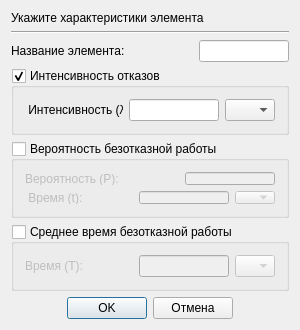
<?xml version="1.0" encoding="UTF-8"?>
<ui version="4.0">
 <class>SetElementSettingsView</class>
 <widget class="QDialog" name="SetElementSettingsView">
  <property name="windowModality">
   <enum>Qt::ApplicationModal</enum>
  </property>
  <property name="geometry">
   <rect>
    <x>0</x>
    <y>0</y>
    <width>300</width>
    <height>330</height>
   </rect>
  </property>
  <property name="minimumSize">
   <size>
    <width>300</width>
    <height>330</height>
   </size>
  </property>
  <property name="maximumSize">
   <size>
    <width>300</width>
    <height>330</height>
   </size>
  </property>
  <property name="windowTitle">
   <string>Создание элемента</string>
  </property>
  <property name="sizeGripEnabled">
   <bool>false</bool>
  </property>
  <property name="modal">
   <bool>true</bool>
  </property>
  <layout class="QVBoxLayout" name="verticalLayout_3">
   <item>
    <widget class="QLabel" name="label">
     <property name="text">
      <string>Укажите характеристики элемента</string>
     </property>
    </widget>
   </item>
   <item>
    <widget class="Line" name="line">
     <property name="orientation">
      <enum>Qt::Horizontal</enum>
     </property>
    </widget>
   </item>
   <item>
    <layout class="QHBoxLayout" name="horizontalLayout_4">
     <item>
      <widget class="QLabel" name="label_3">
       <property name="text">
        <string>Название элемента:</string>
       </property>
      </widget>
     </item>
     <item>
      <widget class="QLineEdit" name="elem_title_edit">
       <property name="minimumSize">
        <size>
         <width>90</width>
         <height>0</height>
        </size>
       </property>
       <property name="maximumSize">
        <size>
         <width>90</width>
         <height>16777215</height>
        </size>
       </property>
      </widget>
     </item>
    </layout>
   </item>
   <item>
    <widget class="QGroupBox" name="groupBox2">
     <property name="title">
      <string>Интенсивность отказов</string>
     </property>
     <property name="flat">
      <bool>true</bool>
     </property>
     <property name="checkable">
      <bool>true</bool>
     </property>
     <property name="checked">
      <bool>true</bool>
     </property>
     <layout class="QVBoxLayout" name="verticalLayout">
      <item>
       <layout class="QHBoxLayout" name="horizontalLayout_6">
        <item>
         <widget class="QLabel" name="label_2">
          <property name="maximumSize">
           <size>
            <width>130</width>
            <height>16777215</height>
           </size>
          </property>
          <property name="text">
           <string> Интенсивность (λ):</string>
          </property>
         </widget>
        </item>
        <item>
         <spacer name="horizontalSpacer_3">
          <property name="orientation">
           <enum>Qt::Horizontal</enum>
          </property>
          <property name="sizeHint" stdset="0">
           <size>
            <width>40</width>
            <height>20</height>
           </size>
          </property>
         </spacer>
        </item>
        <item>
         <widget class="QLineEdit" name="intensity_edit">
          <property name="minimumSize">
           <size>
            <width>90</width>
            <height>0</height>
           </size>
          </property>
          <property name="maximumSize">
           <size>
            <width>90</width>
            <height>16777215</height>
           </size>
          </property>
         </widget>
        </item>
        <item>
         <widget class="QComboBox" name="comboBox_2">
          <property name="minimumSize">
           <size>
            <width>50</width>
            <height>0</height>
           </size>
          </property>
          <property name="maximumSize">
           <size>
            <width>50</width>
            <height>16777215</height>
           </size>
          </property>
         </widget>
        </item>
       </layout>
      </item>
     </layout>
    </widget>
   </item>
   <item>
    <widget class="QGroupBox" name="groupBox">
     <property name="title">
      <string>Вероятность безотказной работы</string>
     </property>
     <property name="flat">
      <bool>true</bool>
     </property>
     <property name="checkable">
      <bool>true</bool>
     </property>
     <property name="checked">
      <bool>false</bool>
     </property>
     <layout class="QVBoxLayout" name="verticalLayout_2">
      <item>
       <layout class="QHBoxLayout" name="horizontalLayout_3">
        <item>
         <widget class="QLabel" name="label_4">
          <property name="text">
           <string>Вероятность (P): </string>
          </property>
         </widget>
        </item>
        <item>
         <spacer name="horizontalSpacer_4">
          <property name="orientation">
           <enum>Qt::Horizontal</enum>
          </property>
          <property name="sizeHint" stdset="0">
           <size>
            <width>40</width>
            <height>20</height>
           </size>
          </property>
         </spacer>
        </item>
        <item>
         <widget class="QLineEdit" name="reliability_edit">
          <property name="minimumSize">
           <size>
            <width>90</width>
            <height>0</height>
           </size>
          </property>
          <property name="maximumSize">
           <size>
            <width>90</width>
            <height>16777215</height>
           </size>
          </property>
         </widget>
        </item>
       </layout>
      </item>
      <item>
       <layout class="QHBoxLayout" name="horizontalLayout">
        <item>
         <widget class="QLabel" name="label_5">
          <property name="maximumSize">
           <size>
            <width>130</width>
            <height>16777215</height>
           </size>
          </property>
          <property name="text">
           <string> Время (t):</string>
          </property>
         </widget>
        </item>
        <item>
         <widget class="QLineEdit" name="time_edit">
          <property name="minimumSize">
           <size>
            <width>90</width>
            <height>0</height>
           </size>
          </property>
          <property name="maximumSize">
           <size>
            <width>90</width>
            <height>16777215</height>
           </size>
          </property>
         </widget>
        </item>
        <item>
         <widget class="QComboBox" name="comboBox">
          <property name="minimumSize">
           <size>
            <width>40</width>
            <height>0</height>
           </size>
          </property>
          <property name="maximumSize">
           <size>
            <width>40</width>
            <height>16777215</height>
           </size>
          </property>
         </widget>
        </item>
       </layout>
      </item>
     </layout>
    </widget>
   </item>
   <item>
    <widget class="QGroupBox" name="groupBox3">
     <property name="title">
      <string>Среднее время безотказной работы</string>
     </property>
     <property name="flat">
      <bool>true</bool>
     </property>
     <property name="checkable">
      <bool>true</bool>
     </property>
     <property name="checked">
      <bool>false</bool>
     </property>
     <layout class="QVBoxLayout" name="verticalLayout_4">
      <item>
       <layout class="QHBoxLayout" name="horizontalLayout_5">
        <item>
         <widget class="QLabel" name="label_6">
          <property name="maximumSize">
           <size>
            <width>130</width>
            <height>16777215</height>
           </size>
          </property>
          <property name="text">
           <string>Время (Т):</string>
          </property>
         </widget>
        </item>
        <item>
         <widget class="QLineEdit" name="timeT">
          <property name="minimumSize">
           <size>
            <width>90</width>
            <height>0</height>
           </size>
          </property>
          <property name="maximumSize">
           <size>
            <width>90</width>
            <height>16777215</height>
           </size>
          </property>
         </widget>
        </item>
        <item>
         <widget class="QComboBox" name="comboBox_3">
          <property name="minimumSize">
           <size>
            <width>40</width>
            <height>0</height>
           </size>
          </property>
          <property name="maximumSize">
           <size>
            <width>40</width>
            <height>16777215</height>
           </size>
          </property>
         </widget>
        </item>
       </layout>
      </item>
     </layout>
    </widget>
   </item>
   <item>
    <spacer name="verticalSpacer">
     <property name="orientation">
      <enum>Qt::Vertical</enum>
     </property>
     <property name="sizeHint" stdset="0">
      <size>
       <width>20</width>
       <height>40</height>
      </size>
     </property>
    </spacer>
   </item>
   <item>
    <layout class="QHBoxLayout" name="horizontalLayout_2">
     <item>
      <spacer name="horizontalSpacer">
       <property name="orientation">
        <enum>Qt::Horizontal</enum>
       </property>
       <property name="sizeHint" stdset="0">
        <size>
         <width>40</width>
         <height>20</height>
        </size>
       </property>
      </spacer>
     </item>
     <item>
      <widget class="QPushButton" name="OK">
       <property name="text">
        <string>OK</string>
       </property>
      </widget>
     </item>
     <item>
      <widget class="QPushButton" name="Cancel">
       <property name="text">
        <string>Отмена</string>
       </property>
      </widget>
     </item>
     <item>
      <spacer name="horizontalSpacer_2">
       <property name="orientation">
        <enum>Qt::Horizontal</enum>
       </property>
       <property name="sizeHint" stdset="0">
        <size>
         <width>40</width>
         <height>20</height>
        </size>
       </property>
      </spacer>
     </item>
    </layout>
   </item>
  </layout>
 </widget>
 <layoutdefault spacing="6" margin="11"/>
 <resources/>
 <connections/>
</ui>
